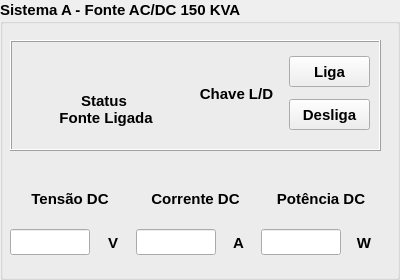
            <widget class="QGroupBox" name="groupBox_14">
             <property name="minimumSize">
              <size>
               <width>400</width>
               <height>280</height>
              </size>
             </property>
             <property name="maximumSize">
              <size>
               <width>400</width>
               <height>280</height>
              </size>
             </property>
             <property name="font">
              <font>
               <pointsize>11</pointsize>
               <weight>75</weight>
               <bold>true</bold>
               <kerning>true</kerning>
              </font>
             </property>
             <property name="layoutDirection">
              <enum>Qt::LeftToRight</enum>
             </property>
             <property name="autoFillBackground">
              <bool>false</bool>
             </property>
             <property name="title">
              <string>Sistema A - Fonte AC/DC 150 KVA</string>
             </property>
             <widget class="QFrame" name="frame_4">
              <property name="geometry">
               <rect>
                <x>10</x>
                <y>40</y>
                <width>371</width>
                <height>111</height>
               </rect>
              </property>
              <property name="minimumSize">
               <size>
                <width>0</width>
                <height>0</height>
               </size>
              </property>
              <property name="frameShape">
               <enum>QFrame::Box</enum>
              </property>
              <property name="frameShadow">
               <enum>QFrame::Raised</enum>
              </property>
              <widget class="QWidget" name="widget_8" native="true">
               <property name="geometry">
                <rect>
                 <x>180</x>
                 <y>10</y>
                 <width>180</width>
                 <height>88</height>
                </rect>
               </property>
               <property name="minimumSize">
                <size>
                 <width>180</width>
                 <height>88</height>
                </size>
               </property>
               <property name="maximumSize">
                <size>
                 <width>180</width>
                 <height>88</height>
                </size>
               </property>
               <layout class="QHBoxLayout" name="horizontalLayout_24">
                <item>
                 <widget class="PyDMLabel" name="PyDMLabel_43">
                  <property name="font">
                   <font>
                    <weight>75</weight>
                    <bold>true</bold>
                   </font>
                  </property>
                  <property name="toolTip">
                   <string/>
                  </property>
                  <property name="whatsThis">
                   <string/>
                  </property>
                  <property name="styleSheet">
                   <string notr="true"/>
                  </property>
                  <property name="text">
                   <string>Chave L/D</string>
                  </property>
                  <property name="alignment">
                   <set>Qt::AlignCenter</set>
                  </property>
                 </widget>
                </item>
                <item>
                 <layout class="QVBoxLayout" name="verticalLayout_36">
                  <item>
                   <widget class="PyDMPushButton" name="PyDMPushButton_17">
                    <property name="enabled">
                     <bool>true</bool>
                    </property>
                    <property name="minimumSize">
                     <size>
                      <width>81</width>
                      <height>31</height>
                     </size>
                    </property>
                    <property name="maximumSize">
                     <size>
                      <width>81</width>
                      <height>31</height>
                     </size>
                    </property>
                    <property name="font">
                     <font>
                      <weight>75</weight>
                      <bold>true</bold>
                     </font>
                    </property>
                    <property name="toolTip">
                     <string/>
                    </property>
                    <property name="whatsThis">
                     <string>
    Basic PushButton to send a fixed value.

    The PyDMPushButton is meant to hold a specific value, and send that value
    to a channel when it is clicked, much like the MessageButton does in EDM.
    The PyDMPushButton works in two different modes of operation, first, a
    fixed value can be given to the :attr:`.pressValue` attribute, whenever the
    button is clicked a signal containing this value will be sent to the
    connected channel. This is the default behavior of the button. However, if
    the :attr:`.relativeChange` is set to True, the fixed value will be added
    to the current value of the channel. This means that the button will
    increment a channel by a fixed amount with every click, a consistent
    relative move

    Parameters
    ----------
    pressValue : int, float, str
        Value to be sent when the button is clicked

    channel : str
        ID of channel to manipulate

    parent : QObject, optional
        Parent of PyDMPushButton

    label : str, optional
        String to place on button

    icon : QIcon, optional
        An Icon to display on the PyDMPushButton


    relative : bool, optional
        Choice to have the button peform a relative put, instead of always
        setting to an absolute value
    </string>
                    </property>
                    <property name="text">
                     <string>Liga</string>
                    </property>
                    <property name="checkable">
                     <bool>true</bool>
                    </property>
                   </widget>
                  </item>
                  <item>
                   <widget class="PyDMPushButton" name="PyDMPushButton_18">
                    <property name="enabled">
                     <bool>true</bool>
                    </property>
                    <property name="minimumSize">
                     <size>
                      <width>81</width>
                      <height>31</height>
                     </size>
                    </property>
                    <property name="maximumSize">
                     <size>
                      <width>81</width>
                      <height>31</height>
                     </size>
                    </property>
                    <property name="font">
                     <font>
                      <weight>75</weight>
                      <bold>true</bold>
                     </font>
                    </property>
                    <property name="toolTip">
                     <string/>
                    </property>
                    <property name="whatsThis">
                     <string>
    Basic PushButton to send a fixed value.

    The PyDMPushButton is meant to hold a specific value, and send that value
    to a channel when it is clicked, much like the MessageButton does in EDM.
    The PyDMPushButton works in two different modes of operation, first, a
    fixed value can be given to the :attr:`.pressValue` attribute, whenever the
    button is clicked a signal containing this value will be sent to the
    connected channel. This is the default behavior of the button. However, if
    the :attr:`.relativeChange` is set to True, the fixed value will be added
    to the current value of the channel. This means that the button will
    increment a channel by a fixed amount with every click, a consistent
    relative move

    Parameters
    ----------
    pressValue : int, float, str
        Value to be sent when the button is clicked

    channel : str
        ID of channel to manipulate

    parent : QObject, optional
        Parent of PyDMPushButton

    label : str, optional
        String to place on button

    icon : QIcon, optional
        An Icon to display on the PyDMPushButton


    relative : bool, optional
        Choice to have the button peform a relative put, instead of always
        setting to an absolute value
    </string>
                    </property>
                    <property name="text">
                     <string>Desliga</string>
                    </property>
                    <property name="checkable">
                     <bool>true</bool>
                    </property>
                   </widget>
                  </item>
                 </layout>
                </item>
               </layout>
              </widget>
              <widget class="QWidget" name="widget_9" native="true">
               <property name="geometry">
                <rect>
                 <x>10</x>
                 <y>40</y>
                 <width>141</width>
                 <height>59</height>
                </rect>
               </property>
               <property name="minimumSize">
                <size>
                 <width>141</width>
                 <height>59</height>
                </size>
               </property>
               <property name="maximumSize">
                <size>
                 <width>141</width>
                 <height>59</height>
                </size>
               </property>
               <layout class="QHBoxLayout" name="horizontalLayout_14">
                <item>
                 <widget class="PyDMLed" name="PyDMLed_9">
                  <property name="minimumSize">
                   <size>
                    <width>21</width>
                    <height>41</height>
                   </size>
                  </property>
                  <property name="maximumSize">
                   <size>
                    <width>21</width>
                    <height>41</height>
                   </size>
                  </property>
                  <property name="toolTip">
                   <string/>
                  </property>
                  <property name="whatsThis">
                   <string/>
                  </property>
                  <property name="onColour">
                   <enum>QLed::Green</enum>
                  </property>
                  <property name="offColour">
                   <enum>QLed::Red</enum>
                  </property>
                 </widget>
                </item>
                <item alignment="Qt::AlignVCenter">
                 <widget class="PyDMLabel" name="PyDMLabel_38">
                  <property name="font">
                   <font>
                    <weight>75</weight>
                    <bold>true</bold>
                   </font>
                  </property>
                  <property name="toolTip">
                   <string/>
                  </property>
                  <property name="whatsThis">
                   <string/>
                  </property>
                  <property name="text">
                   <string>Status
 Fonte Ligada</string>
                  </property>
                  <property name="alignment">
                   <set>Qt::AlignCenter</set>
                  </property>
                 </widget>
                </item>
               </layout>
              </widget>
             </widget>
             <widget class="QWidget" name="layoutWidget">
              <property name="geometry">
               <rect>
                <x>10</x>
                <y>180</y>
                <width>371</width>
                <height>81</height>
               </rect>
              </property>
              <layout class="QGridLayout" name="gridLayout_4">
               <item row="0" column="0">
                <widget class="PyDMLabel" name="PyDMLabel_79">
                 <property name="font">
                  <font>
                   <weight>75</weight>
                   <bold>true</bold>
                  </font>
                 </property>
                 <property name="toolTip">
                  <string/>
                 </property>
                 <property name="whatsThis">
                  <string/>
                 </property>
                 <property name="text">
                  <string>Tensão DC</string>
                 </property>
                 <property name="alignment">
                  <set>Qt::AlignCenter</set>
                 </property>
                </widget>
               </item>
               <item row="0" column="1">
                <widget class="PyDMLabel" name="PyDMLabel_80">
                 <property name="font">
                  <font>
                   <weight>75</weight>
                   <bold>true</bold>
                  </font>
                 </property>
                 <property name="toolTip">
                  <string/>
                 </property>
                 <property name="whatsThis">
                  <string/>
                 </property>
                 <property name="text">
                  <string>Corrente DC</string>
                 </property>
                 <property name="alignment">
                  <set>Qt::AlignCenter</set>
                 </property>
                </widget>
               </item>
               <item row="0" column="2">
                <widget class="PyDMLabel" name="PyDMLabel_81">
                 <property name="font">
                  <font>
                   <weight>75</weight>
                   <bold>true</bold>
                  </font>
                 </property>
                 <property name="toolTip">
                  <string/>
                 </property>
                 <property name="whatsThis">
                  <string/>
                 </property>
                 <property name="text">
                  <string>Potência DC</string>
                 </property>
                 <property name="alignment">
                  <set>Qt::AlignCenter</set>
                 </property>
                </widget>
               </item>
               <item row="1" column="0">
                <layout class="QHBoxLayout" name="horizontalLayout_16">
                 <item>
                  <widget class="PyDMLineEdit" name="PyDMLineEdit_32">
                   <property name="maximumSize">
                    <size>
                     <width>80</width>
                     <height>16777215</height>
                    </size>
                   </property>
                   <property name="toolTip">
                    <string/>
                   </property>
                   <property name="whatsThis">
                    <string>
    Writeable text field to send and display channel values
    </string>
                   </property>
                   <property name="readOnly">
                    <bool>true</bool>
                   </property>
                  </widget>
                 </item>
                 <item>
                  <widget class="PyDMLabel" name="PyDMLabel_76">
                   <property name="font">
                    <font>
                     <weight>75</weight>
                     <bold>true</bold>
                    </font>
                   </property>
                   <property name="toolTip">
                    <string/>
                   </property>
                   <property name="whatsThis">
                    <string/>
                   </property>
                   <property name="text">
                    <string>V</string>
                   </property>
                   <property name="alignment">
                    <set>Qt::AlignCenter</set>
                   </property>
                  </widget>
                 </item>
                </layout>
               </item>
               <item row="1" column="1">
                <layout class="QHBoxLayout" name="horizontalLayout_17">
                 <item>
                  <widget class="PyDMLineEdit" name="PyDMLineEdit_33">
                   <property name="maximumSize">
                    <size>
                     <width>80</width>
                     <height>16777215</height>
                    </size>
                   </property>
                   <property name="toolTip">
                    <string/>
                   </property>
                   <property name="whatsThis">
                    <string>
    Writeable text field to send and display channel values
    </string>
                   </property>
                   <property name="readOnly">
                    <bool>true</bool>
                   </property>
                  </widget>
                 </item>
                 <item>
                  <widget class="PyDMLabel" name="PyDMLabel_77">
                   <property name="font">
                    <font>
                     <weight>75</weight>
                     <bold>true</bold>
                    </font>
                   </property>
                   <property name="toolTip">
                    <string/>
                   </property>
                   <property name="whatsThis">
                    <string/>
                   </property>
                   <property name="text">
                    <string>A</string>
                   </property>
                   <property name="alignment">
                    <set>Qt::AlignCenter</set>
                   </property>
                  </widget>
                 </item>
                </layout>
               </item>
               <item row="1" column="2">
                <layout class="QHBoxLayout" name="horizontalLayout_18">
                 <item>
                  <widget class="PyDMLineEdit" name="PyDMLineEdit_34">
                   <property name="maximumSize">
                    <size>
                     <width>80</width>
                     <height>16777215</height>
                    </size>
                   </property>
                   <property name="toolTip">
                    <string/>
                   </property>
                   <property name="whatsThis">
                    <string>
    Writeable text field to send and display channel values
    </string>
                   </property>
                   <property name="readOnly">
                    <bool>true</bool>
                   </property>
                  </widget>
                 </item>
                 <item>
                  <widget class="PyDMLabel" name="PyDMLabel_78">
                   <property name="font">
                    <font>
                     <weight>75</weight>
                     <bold>true</bold>
                    </font>
                   </property>
                   <property name="toolTip">
                    <string/>
                   </property>
                   <property name="whatsThis">
                    <string/>
                   </property>
                   <property name="text">
                    <string>W</string>
                   </property>
                   <property name="alignment">
                    <set>Qt::AlignCenter</set>
                   </property>
                  </widget>
                 </item>
                </layout>
               </item>
              </layout>
             </widget>
            </widget>
